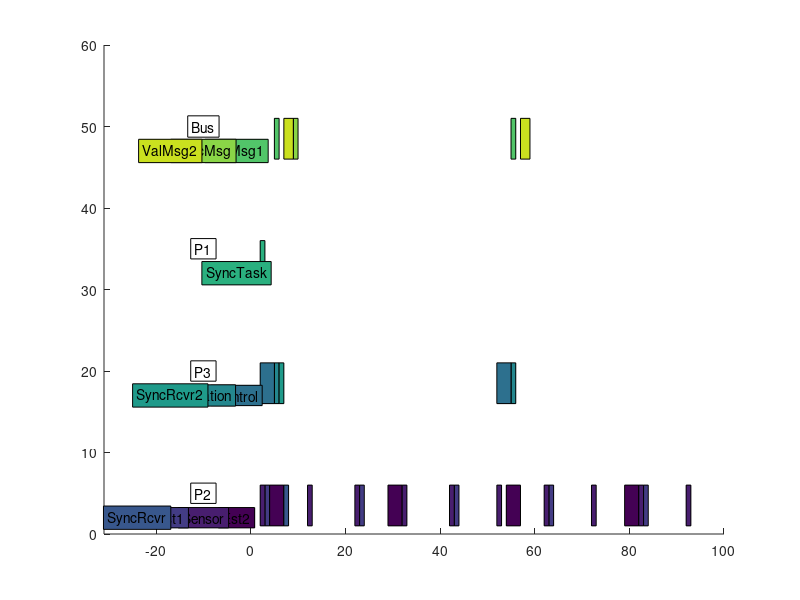

MATLAB code to generate this figure:
cm = colormap;
cs = size(cm,1);

rectangle( 'Position', [5,46,1,5], 'FaceColor', cm( floor( 0.727273 * cs )+1, :) );
rectangle( 'Position', [55,46,1,5], 'FaceColor', cm( floor( 0.727273 * cs )+1, :) );
rectangle( 'Position', [9,46,1,5], 'FaceColor', cm( floor( 0.818182 * cs )+1, :) );
rectangle( 'Position', [7,46,2,5], 'FaceColor', cm( floor( 0.909091 * cs )+1, :) );
rectangle( 'Position', [57,46,2,5], 'FaceColor', cm( floor( 0.909091 * cs )+1, :) );
rectangle( 'Position', [2,31,1,5], 'FaceColor', cm( floor( 0.636364 * cs )+1, :) );
rectangle( 'Position', [3,1,1,5], 'FaceColor', cm( floor( 0.181818 * cs )+1, :) );
rectangle( 'Position', [23,1,1,5], 'FaceColor', cm( floor( 0.181818 * cs )+1, :) );
rectangle( 'Position', [43,1,1,5], 'FaceColor', cm( floor( 0.181818 * cs )+1, :) );
rectangle( 'Position', [63,1,1,5], 'FaceColor', cm( floor( 0.181818 * cs )+1, :) );
rectangle( 'Position', [83,1,1,5], 'FaceColor', cm( floor( 0.181818 * cs )+1, :) );
rectangle( 'Position', [4,1,3,5], 'FaceColor', cm( floor( 0 * cs )+1, :) );
rectangle( 'Position', [29,1,3,5], 'FaceColor', cm( floor( 0 * cs )+1, :) );
rectangle( 'Position', [54,1,3,5], 'FaceColor', cm( floor( 0 * cs )+1, :) );
rectangle( 'Position', [79,1,3,5], 'FaceColor', cm( floor( 0 * cs )+1, :) );
rectangle( 'Position', [2,1,1,5], 'FaceColor', cm( floor( 0.0909091 * cs )+1, :) );
rectangle( 'Position', [12,1,1,5], 'FaceColor', cm( floor( 0.0909091 * cs )+1, :) );
rectangle( 'Position', [22,1,1,5], 'FaceColor', cm( floor( 0.0909091 * cs )+1, :) );
rectangle( 'Position', [32,1,1,5], 'FaceColor', cm( floor( 0.0909091 * cs )+1, :) );
rectangle( 'Position', [42,1,1,5], 'FaceColor', cm( floor( 0.0909091 * cs )+1, :) );
rectangle( 'Position', [52,1,1,5], 'FaceColor', cm( floor( 0.0909091 * cs )+1, :) );
rectangle( 'Position', [62,1,1,5], 'FaceColor', cm( floor( 0.0909091 * cs )+1, :) );
rectangle( 'Position', [72,1,1,5], 'FaceColor', cm( floor( 0.0909091 * cs )+1, :) );
rectangle( 'Position', [82,1,1,5], 'FaceColor', cm( floor( 0.0909091 * cs )+1, :) );
rectangle( 'Position', [92,1,1,5], 'FaceColor', cm( floor( 0.0909091 * cs )+1, :) );
rectangle( 'Position', [7,1,1,5], 'FaceColor', cm( floor( 0.272727 * cs )+1, :) );
rectangle( 'Position', [5,16,1,5], 'FaceColor', cm( floor( 0.454545 * cs )+1, :) );
rectangle( 'Position', [55,16,1,5], 'FaceColor', cm( floor( 0.454545 * cs )+1, :) );
rectangle( 'Position', [2,16,3,5], 'FaceColor', cm( floor( 0.363636 * cs )+1, :) );
rectangle( 'Position', [52,16,3,5], 'FaceColor', cm( floor( 0.363636 * cs )+1, :) );
rectangle( 'Position', [6,16,1,5], 'FaceColor', cm( floor( 0.545455 * cs )+1, :) );

text( -10, 5, 'P2', 'EdgeColor', [0 0 0], 'HorizontalAlignment', 'center' );
text( -3, 2, 'Est2', 'BackgroundColor', cm( floor( 0 * cs )+1, :), 'EdgeColor', [0 0 0], 'HorizontalAlignment', 'center' );
text( -10, 2, 'Sensor', 'BackgroundColor', cm( floor( 0.0909091 * cs )+1, :), 'EdgeColor', [0 0 0], 'HorizontalAlignment', 'center' );
text( -17, 2, 'Est1', 'BackgroundColor', cm( floor( 0.181818 * cs )+1, :), 'EdgeColor', [0 0 0], 'HorizontalAlignment', 'center' );
text( -24, 2, 'SyncRcvr', 'BackgroundColor', cm( floor( 0.272727 * cs )+1, :), 'EdgeColor', [0 0 0], 'HorizontalAlignment', 'center' );
text( -10, 20, 'P3', 'EdgeColor', [0 0 0], 'HorizontalAlignment', 'center' );
text( -3, 17, 'Control', 'BackgroundColor', cm( floor( 0.363636 * cs )+1, :), 'EdgeColor', [0 0 0], 'HorizontalAlignment', 'center' );
text( -10, 17, 'Actuation', 'BackgroundColor', cm( floor( 0.454545 * cs )+1, :), 'EdgeColor', [0 0 0], 'HorizontalAlignment', 'center' );
text( -17, 17, 'SyncRcvr2', 'BackgroundColor', cm( floor( 0.545455 * cs )+1, :), 'EdgeColor', [0 0 0], 'HorizontalAlignment', 'center' );
text( -10, 35, 'P1', 'EdgeColor', [0 0 0], 'HorizontalAlignment', 'center' );
text( -3, 32, 'SyncTask', 'BackgroundColor', cm( floor( 0.636364 * cs )+1, :), 'EdgeColor', [0 0 0], 'HorizontalAlignment', 'center' );
text( -10, 50, 'Bus', 'EdgeColor', [0 0 0], 'HorizontalAlignment', 'center' );
text( -3, 47, 'ValMsg1', 'BackgroundColor', cm( floor( 0.727273 * cs )+1, :), 'EdgeColor', [0 0 0], 'HorizontalAlignment', 'center' );
text( -10, 47, 'SyncMsg', 'BackgroundColor', cm( floor( 0.818182 * cs )+1, :), 'EdgeColor', [0 0 0], 'HorizontalAlignment', 'center' );
text( -17, 47, 'ValMsg2', 'BackgroundColor', cm( floor( 0.909091 * cs )+1, :), 'EdgeColor', [0 0 0], 'HorizontalAlignment', 'center' );
v = axis();
axis( [ -31 v(2) v(3) v(4)] );
